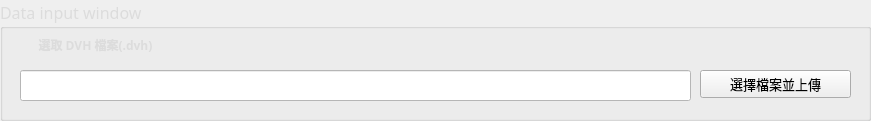
  <widget class="QGroupBox" name="Input_data_group">
   <property name="geometry">
    <rect>
     <x>110</x>
     <y>90</y>
     <width>871</width>
     <height>121</height>
    </rect>
   </property>
   <property name="palette">
    <palette>
     <active>
      <colorrole role="WindowText">
       <brush brushstyle="SolidPattern">
        <color alpha="255">
         <red>220</red>
         <green>220</green>
         <blue>220</blue>
        </color>
       </brush>
      </colorrole>
     </active>
     <inactive>
      <colorrole role="WindowText">
       <brush brushstyle="SolidPattern">
        <color alpha="255">
         <red>220</red>
         <green>220</green>
         <blue>220</blue>
        </color>
       </brush>
      </colorrole>
     </inactive>
     <disabled>
      <colorrole role="WindowText">
       <brush brushstyle="SolidPattern">
        <color alpha="255">
         <red>120</red>
         <green>120</green>
         <blue>120</blue>
        </color>
       </brush>
      </colorrole>
     </disabled>
    </palette>
   </property>
   <property name="font">
    <font>
     <family>微軟正黑體</family>
     <pointsize>12</pointsize>
    </font>
   </property>
   <property name="title">
    <string>Data input window</string>
   </property>
   <widget class="QLabel" name="upload_label">
    <property name="geometry">
     <rect>
      <x>20</x>
      <y>30</y>
      <width>151</width>
      <height>31</height>
     </rect>
    </property>
    <property name="font">
     <font>
      <family>微軟正黑體</family>
     </font>
    </property>
    <property name="text">
     <string>&lt;html&gt;&lt;head/&gt;&lt;body&gt;&lt;p align=&quot;center&quot;&gt;&lt;span style=&quot; font-size:9pt; font-weight:600; color:#dcdcdc;&quot;&gt;選取 DVH 檔案(.dvh)&lt;/span&gt;&lt;/p&gt;&lt;/body&gt;&lt;/html&gt;</string>
    </property>
   </widget>
   <widget class="QLineEdit" name="inpath_lineEdit">
    <property name="geometry">
     <rect>
      <x>20</x>
      <y>70</y>
      <width>671</width>
      <height>31</height>
     </rect>
    </property>
    <property name="palette">
     <palette>
      <active>
       <colorrole role="WindowText">
        <brush brushstyle="SolidPattern">
         <color alpha="255">
          <red>0</red>
          <green>0</green>
          <blue>0</blue>
         </color>
        </brush>
       </colorrole>
       <colorrole role="Button">
        <brush brushstyle="SolidPattern">
         <color alpha="255">
          <red>255</red>
          <green>255</green>
          <blue>255</blue>
         </color>
        </brush>
       </colorrole>
       <colorrole role="Light">
        <brush brushstyle="SolidPattern">
         <color alpha="255">
          <red>255</red>
          <green>255</green>
          <blue>255</blue>
         </color>
        </brush>
       </colorrole>
       <colorrole role="Midlight">
        <brush brushstyle="SolidPattern">
         <color alpha="255">
          <red>255</red>
          <green>255</green>
          <blue>255</blue>
         </color>
        </brush>
       </colorrole>
       <colorrole role="Dark">
        <brush brushstyle="SolidPattern">
         <color alpha="255">
          <red>127</red>
          <green>127</green>
          <blue>127</blue>
         </color>
        </brush>
       </colorrole>
       <colorrole role="Mid">
        <brush brushstyle="SolidPattern">
         <color alpha="255">
          <red>170</red>
          <green>170</green>
          <blue>170</blue>
         </color>
        </brush>
       </colorrole>
       <colorrole role="Text">
        <brush brushstyle="SolidPattern">
         <color alpha="255">
          <red>0</red>
          <green>0</green>
          <blue>0</blue>
         </color>
        </brush>
       </colorrole>
       <colorrole role="BrightText">
        <brush brushstyle="SolidPattern">
         <color alpha="255">
          <red>255</red>
          <green>255</green>
          <blue>255</blue>
         </color>
        </brush>
       </colorrole>
       <colorrole role="ButtonText">
        <brush brushstyle="SolidPattern">
         <color alpha="255">
          <red>0</red>
          <green>0</green>
          <blue>0</blue>
         </color>
        </brush>
       </colorrole>
       <colorrole role="Base">
        <brush brushstyle="SolidPattern">
         <color alpha="255">
          <red>255</red>
          <green>255</green>
          <blue>255</blue>
         </color>
        </brush>
       </colorrole>
       <colorrole role="Window">
        <brush brushstyle="SolidPattern">
         <color alpha="255">
          <red>255</red>
          <green>255</green>
          <blue>255</blue>
         </color>
        </brush>
       </colorrole>
       <colorrole role="Shadow">
        <brush brushstyle="SolidPattern">
         <color alpha="255">
          <red>0</red>
          <green>0</green>
          <blue>0</blue>
         </color>
        </brush>
       </colorrole>
       <colorrole role="AlternateBase">
        <brush brushstyle="SolidPattern">
         <color alpha="255">
          <red>255</red>
          <green>255</green>
          <blue>255</blue>
         </color>
        </brush>
       </colorrole>
       <colorrole role="ToolTipBase">
        <brush brushstyle="SolidPattern">
         <color alpha="255">
          <red>255</red>
          <green>255</green>
          <blue>220</blue>
         </color>
        </brush>
       </colorrole>
       <colorrole role="ToolTipText">
        <brush brushstyle="SolidPattern">
         <color alpha="255">
          <red>0</red>
          <green>0</green>
          <blue>0</blue>
         </color>
        </brush>
       </colorrole>
      </active>
      <inactive>
       <colorrole role="WindowText">
        <brush brushstyle="SolidPattern">
         <color alpha="255">
          <red>0</red>
          <green>0</green>
          <blue>0</blue>
         </color>
        </brush>
       </colorrole>
       <colorrole role="Button">
        <brush brushstyle="SolidPattern">
         <color alpha="255">
          <red>255</red>
          <green>255</green>
          <blue>255</blue>
         </color>
        </brush>
       </colorrole>
       <colorrole role="Light">
        <brush brushstyle="SolidPattern">
         <color alpha="255">
          <red>255</red>
          <green>255</green>
          <blue>255</blue>
         </color>
        </brush>
       </colorrole>
       <colorrole role="Midlight">
        <brush brushstyle="SolidPattern">
         <color alpha="255">
          <red>255</red>
          <green>255</green>
          <blue>255</blue>
         </color>
        </brush>
       </colorrole>
       <colorrole role="Dark">
        <brush brushstyle="SolidPattern">
         <color alpha="255">
          <red>127</red>
          <green>127</green>
          <blue>127</blue>
         </color>
        </brush>
       </colorrole>
       <colorrole role="Mid">
        <brush brushstyle="SolidPattern">
         <color alpha="255">
          <red>170</red>
          <green>170</green>
          <blue>170</blue>
         </color>
        </brush>
       </colorrole>
       <colorrole role="Text">
        <brush brushstyle="SolidPattern">
         <color alpha="255">
          <red>0</red>
          <green>0</green>
          <blue>0</blue>
         </color>
        </brush>
       </colorrole>
       <colorrole role="BrightText">
        <brush brushstyle="SolidPattern">
         <color alpha="255">
          <red>255</red>
          <green>255</green>
          <blue>255</blue>
         </color>
        </brush>
       </colorrole>
       <colorrole role="ButtonText">
        <brush brushstyle="SolidPattern">
         <color alpha="255">
          <red>0</red>
          <green>0</green>
          <blue>0</blue>
         </color>
        </brush>
       </colorrole>
       <colorrole role="Base">
        <brush brushstyle="SolidPattern">
         <color alpha="255">
          <red>255</red>
          <green>255</green>
          <blue>255</blue>
         </color>
        </brush>
       </colorrole>
       <colorrole role="Window">
        <brush brushstyle="SolidPattern">
         <color alpha="255">
          <red>255</red>
          <green>255</green>
          <blue>255</blue>
         </color>
        </brush>
       </colorrole>
       <colorrole role="Shadow">
        <brush brushstyle="SolidPattern">
         <color alpha="255">
          <red>0</red>
          <green>0</green>
          <blue>0</blue>
         </color>
        </brush>
       </colorrole>
       <colorrole role="AlternateBase">
        <brush brushstyle="SolidPattern">
         <color alpha="255">
          <red>255</red>
          <green>255</green>
          <blue>255</blue>
         </color>
        </brush>
       </colorrole>
       <colorrole role="ToolTipBase">
        <brush brushstyle="SolidPattern">
         <color alpha="255">
          <red>255</red>
          <green>255</green>
          <blue>220</blue>
         </color>
        </brush>
       </colorrole>
       <colorrole role="ToolTipText">
        <brush brushstyle="SolidPattern">
         <color alpha="255">
          <red>0</red>
          <green>0</green>
          <blue>0</blue>
         </color>
        </brush>
       </colorrole>
      </inactive>
      <disabled>
       <colorrole role="WindowText">
        <brush brushstyle="SolidPattern">
         <color alpha="255">
          <red>127</red>
          <green>127</green>
          <blue>127</blue>
         </color>
        </brush>
       </colorrole>
       <colorrole role="Button">
        <brush brushstyle="SolidPattern">
         <color alpha="255">
          <red>255</red>
          <green>255</green>
          <blue>255</blue>
         </color>
        </brush>
       </colorrole>
       <colorrole role="Light">
        <brush brushstyle="SolidPattern">
         <color alpha="255">
          <red>255</red>
          <green>255</green>
          <blue>255</blue>
         </color>
        </brush>
       </colorrole>
       <colorrole role="Midlight">
        <brush brushstyle="SolidPattern">
         <color alpha="255">
          <red>255</red>
          <green>255</green>
          <blue>255</blue>
         </color>
        </brush>
       </colorrole>
       <colorrole role="Dark">
        <brush brushstyle="SolidPattern">
         <color alpha="255">
          <red>127</red>
          <green>127</green>
          <blue>127</blue>
         </color>
        </brush>
       </colorrole>
       <colorrole role="Mid">
        <brush brushstyle="SolidPattern">
         <color alpha="255">
          <red>170</red>
          <green>170</green>
          <blue>170</blue>
         </color>
        </brush>
       </colorrole>
       <colorrole role="Text">
        <brush brushstyle="SolidPattern">
         <color alpha="255">
          <red>127</red>
          <green>127</green>
          <blue>127</blue>
         </color>
        </brush>
       </colorrole>
       <colorrole role="BrightText">
        <brush brushstyle="SolidPattern">
         <color alpha="255">
          <red>255</red>
          <green>255</green>
          <blue>255</blue>
         </color>
        </brush>
       </colorrole>
       <colorrole role="ButtonText">
        <brush brushstyle="SolidPattern">
         <color alpha="255">
          <red>127</red>
          <green>127</green>
          <blue>127</blue>
         </color>
        </brush>
       </colorrole>
       <colorrole role="Base">
        <brush brushstyle="SolidPattern">
         <color alpha="255">
          <red>255</red>
          <green>255</green>
          <blue>255</blue>
         </color>
        </brush>
       </colorrole>
       <colorrole role="Window">
        <brush brushstyle="SolidPattern">
         <color alpha="255">
          <red>255</red>
          <green>255</green>
          <blue>255</blue>
         </color>
        </brush>
       </colorrole>
       <colorrole role="Shadow">
        <brush brushstyle="SolidPattern">
         <color alpha="255">
          <red>0</red>
          <green>0</green>
          <blue>0</blue>
         </color>
        </brush>
       </colorrole>
       <colorrole role="AlternateBase">
        <brush brushstyle="SolidPattern">
         <color alpha="255">
          <red>255</red>
          <green>255</green>
          <blue>255</blue>
         </color>
        </brush>
       </colorrole>
       <colorrole role="ToolTipBase">
        <brush brushstyle="SolidPattern">
         <color alpha="255">
          <red>255</red>
          <green>255</green>
          <blue>220</blue>
         </color>
        </brush>
       </colorrole>
       <colorrole role="ToolTipText">
        <brush brushstyle="SolidPattern">
         <color alpha="255">
          <red>0</red>
          <green>0</green>
          <blue>0</blue>
         </color>
        </brush>
       </colorrole>
      </disabled>
     </palette>
    </property>
    <property name="text">
     <string/>
    </property>
   </widget>
   <widget class="QPushButton" name="upload_Button">
    <property name="geometry">
     <rect>
      <x>700</x>
      <y>70</y>
      <width>151</width>
      <height>28</height>
     </rect>
    </property>
    <property name="font">
     <font>
      <family>微軟正黑體</family>
      <pointsize>10</pointsize>
     </font>
    </property>
    <property name="text">
     <string>選擇檔案並上傳</string>
    </property>
   </widget>
   <widget class="QLabel" name="process_label">
    <property name="geometry">
     <rect>
      <x>640</x>
      <y>30</y>
      <width>141</width>
      <height>31</height>
     </rect>
    </property>
    <property name="font">
     <font>
      <family>微軟正黑體</family>
      <pointsize>9</pointsize>
     </font>
    </property>
    <property name="text">
     <string>&lt;html&gt;&lt;head/&gt;&lt;body&gt;&lt;p align=&quot;center&quot;&gt;&lt;br/&gt;&lt;/p&gt;&lt;/body&gt;&lt;/html&gt;</string>
    </property>
   </widget>
  </widget>
